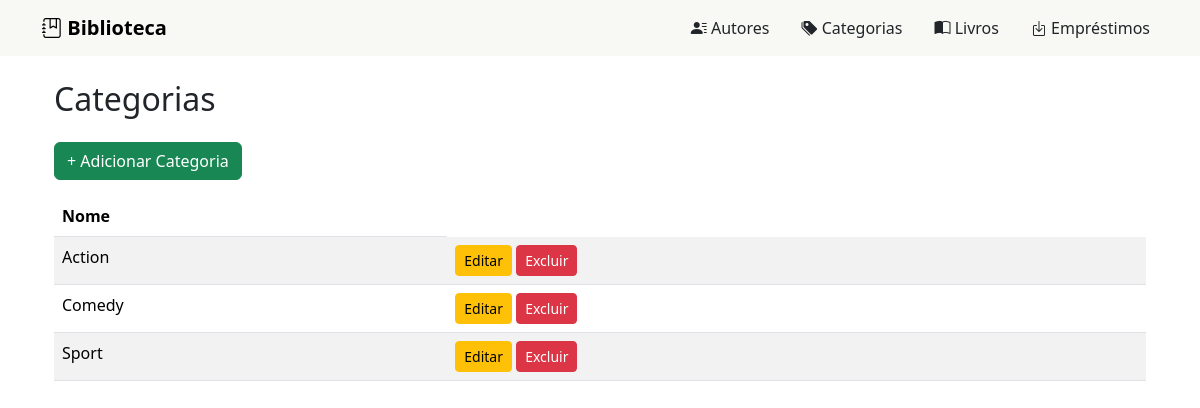
Page /categories/ on the committed database.
### core/models.py (models this page shows, shortened)
class Category(models.Model):
    name = models.CharField(max_length=100, null=True, blank=True)
    class Meta:
        verbose_name = "Categoria"
        verbose_name_plural = "Categorias"

### core/views.py (the view)
# urls.py: path('categories/', CategoryListView.as_view(), name='category-list'),
class CategoryListView(ListView):
    model = Category
    template_name = 'category_list.html'
    context_object_name = 'categories'

### core/templates/category_list.html
{% extends 'base.html' %}
{% block content %}
<div class="container mt-4">
  <h2 class="mb-4">Categorias</h2>
  <a href="{% url 'category-create' %}" class="btn btn-success mb-3"
    >+ Adicionar Categoria</a
  >
  <table class="table table-striped">
    <thead>
      <tr>
        <th>Nome</th>
      </tr>
    </thead>
    <tbody>
      {% for category in categories %}
      <tr>
        <td>{{ category.name }}</td>
        <td>
          <a
            href="{% url 'category-update' category.pk %}"
            class="btn btn-sm btn-warning"
            >Editar</a
          >
          <a
            href="{% url 'category-delete' category.pk %}"
            class="btn btn-sm btn-danger"
            >Excluir</a
          >
        </td>
      </tr>
      {% empty %}
      <tr>
        <td colspan="3"></td>
      </tr>
      {% endfor %}
    </tbody>
  </table>
</div>
{% endblock %}

### rows in the picture
Category: name "Action"
Category: name "Comedy"
Category: name "Sport"
